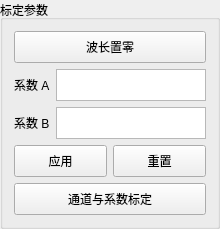
            <widget class="QGroupBox" name="groupBox">
              <property name="minimumSize">
                <size>
                  <width>190</width>
                  <height>0</height>
                </size>
              </property>
              <property name="maximumSize">
                <size>
                  <width>220</width>
                  <height>245</height>
                </size>
              </property>
              <property name="title">
                <string>标定参数</string>
              </property>
              <layout class="QGridLayout" name="layout_Calibration">
                <item row="0" column="0" colspan="2">
                  <widget class="QPushButton" name="pbtn_WaveLengthReset">
                    <property name="minimumSize">
                      <size>
                        <width>0</width>
                        <height>32</height>
                      </size>
                    </property>
                    <property name="text">
                      <string>波长置零</string>
                    </property>
                  </widget>
                </item>
                <item row="1" column="0">
                  <widget class="QLabel" name="label_ParameterA">
                    <property name="text">
                      <string>系数 A</string>
                    </property>
                  </widget>
                </item>
                <item row="1" column="1">
                  <widget class="QTextEdit" name="textEdit_APara"><property name="verticalScrollBarPolicy"><enum>Qt::ScrollBarAlwaysOff</enum></property><property name="horizontalScrollBarPolicy"><enum>Qt::ScrollBarAlwaysOff</enum></property>
                    <property name="maximumSize">
                      <size>
                        <width>16777215</width>
                        <height>32</height>
                      </size>
                    </property>
                    <property name="tabChangesFocus">
                      <bool>true</bool>
                    </property>
                    <property name="acceptRichText">
                      <bool>false</bool>
                    </property>
                  </widget>
                </item>
                <item row="2" column="0">
                  <widget class="QLabel" name="label_ParameterB">
                    <property name="text">
                      <string>系数 B</string>
                    </property>
                  </widget>
                </item>
                <item row="2" column="1">
                  <widget class="QTextEdit" name="textEdit_BPara"><property name="verticalScrollBarPolicy"><enum>Qt::ScrollBarAlwaysOff</enum></property><property name="horizontalScrollBarPolicy"><enum>Qt::ScrollBarAlwaysOff</enum></property>
                    <property name="maximumSize">
                      <size>
                        <width>16777215</width>
                        <height>32</height>
                      </size>
                    </property>
                    <property name="tabChangesFocus">
                      <bool>true</bool>
                    </property>
                    <property name="acceptRichText">
                      <bool>false</bool>
                    </property>
                  </widget>
                </item>
                <item row="3" column="0" colspan="2">
                  <layout class="QHBoxLayout" name="layout_CalibrationButtons">
                    <item>
                      <widget class="QPushButton" name="pbtn_ParaSet">
                        <property name="minimumSize">
                          <size>
                            <width>0</width>
                            <height>32</height>
                          </size>
                        </property>
                        <property name="text">
                          <string>应用</string>
                        </property>
                      </widget>
                    </item>
                    <item>
                      <widget class="QPushButton" name="pbtn_ParaRest">
                        <property name="minimumSize">
                          <size>
                            <width>0</width>
                            <height>32</height>
                          </size>
                        </property>
                        <property name="text">
                          <string>重置</string>
                        </property>
                      </widget>
                    </item>
                  </layout>
                </item>
                <item row="4" column="0" colspan="2">
                  <widget class="QPushButton" name="pbtn_ChannelCalibration">
                    <property name="minimumSize">
                      <size>
                        <width>0</width>
                        <height>32</height>
                      </size>
                    </property>
                    <property name="text">
                      <string>通道与系数标定</string>
                    </property>
                  </widget>
                </item>
              </layout>
            </widget>
